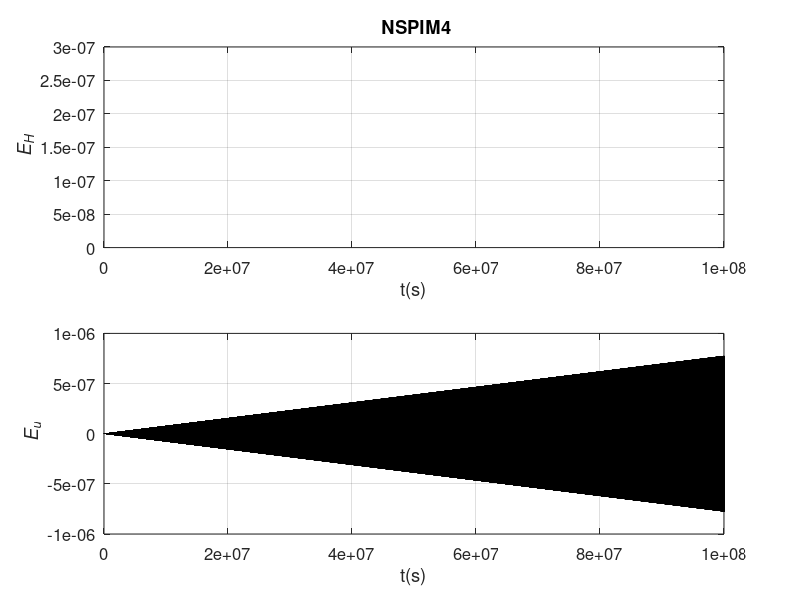

The MATLAB source for this figure:
% Forth-order Approximate symplectic precise integration method 
clear;close all;
clc;
w=50;
A=[0,1;-w^2,0];
I=eye(size(A));
dt=100;  % time step
b=norm(A,1);
mb=b*dt;
% if n1<0 | n1==0
% n1=2;
% end
u=log2(mb);
L=5;
w1=log2(10)*L;
n=ceil(u+(u+w1-log2(12))/4);

m=2^n;
tau=dt/m;
Ta=(A*tau/2)+(A*tau)^2/12;
% nearly Páde approximation 
B=((A*tau/2)-(A*tau)^2/12);
Ta1=B+B^2+B^3+B^4+B^5+B^6;
Ta=Ta*Ta1+Ta+Ta1;
% precise integration
for i=1:n
    Ta=2*Ta+Ta*Ta;
end
T=I+Ta;    % transfer matrix
v=[1;0];   % Initialize displacement and velocity
N=1000000;  % interations
t=dt.*[0:N-1];
V=zeros(2,N);
V(:,1)=v;
H=zeros(N,1);
E0=w^2;
H(1)=w^2*v(1)^2+v(2)^2;  % energy
for i=2:N
    v=T*v;
    V(:,i)=v;
    H(i)=w^2*v(1)^2+v(2)^2;
end
E=abs((H-E0))./E0;  
max(E)
pe=cos(w.*t);  % exact solution
Ru=norm(pe-V(1,:),2)/norm(pe,2)
subplot(2,1,1)
plot(t,E,'k')
% ylim([-0.001,0.003])
grid on
title(' NSPIM4')
xlabel('t(s)')
ylabel('\it E_{H}')
set(gca,'FontSize',12);
subplot(2,1,2)
E=pe-V(1,:);
plot(t,E,'k')
%  ylim([-4,4])
grid on
xlabel('t(s)')
ylabel('\it E_{u}')
set(gca,'FontSize',12);
set(gcf,'Position',[100 100 500 350])
